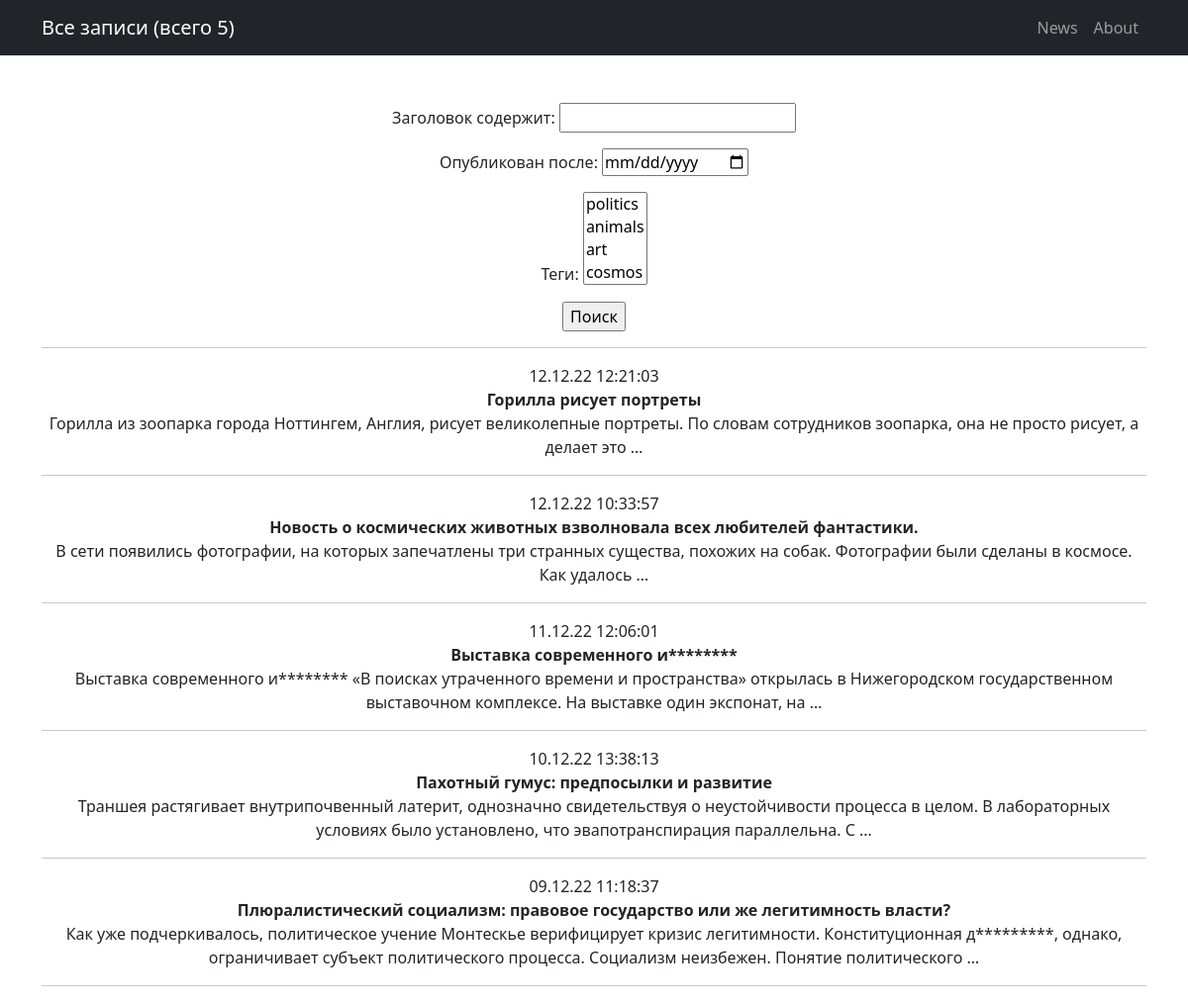
Page /news/ on the committed database.
### news/models.py (models this page shows, shortened)
class Category(models.Model):
    title = models.CharField(max_length=255, unique=True)
    def __str__(self):
        return self.title

class Post(models.Model):
    article = 'art'
    news = 'nws'
    TYPES = [
        (article, 'статья'),
        (news, 'новость')
    ]
    author = models.ForeignKey(Author, on_delete=models.SET(Author.get_deleted))
    type = models.CharField(max_length=3,
                            choices=TYPES,
                            default=article)
    create_ts = models.DateTimeField(auto_now_add=True)
    title = models.TextField()
    content = models.TextField()
    rating = models.IntegerField(default=0)
    categories = models.ManyToManyField(Category, through='PostCategory')

### news/views.py (the view)
# urls.py: path('', PostList.as_view(), name='post_list'),
class PostList(ListView):
    model = Post
    ordering = '-create_ts'
    template_name = 'postlist.html'
    context_object_name = 'postlist'
    paginate_by = 10
    def get_queryset(self):
        queryset = super().get_queryset()
        self.filterset = PostFilter(self.request.GET, queryset)
        return self.filterset.qs
    def get_context_data(self, **kwargs):
        context = super().get_context_data(**kwargs)
        context['filterset'] = self.filterset
        return context

### news/templatetags/news_filters.py (called while the page is built)
@register.filter()
def censor(text: str) -> str:
    if not isinstance(text, str):
        raise ValueError
    for r_word in RESTRICTED_WORDS:
        r_set = word_occurrences(text, r_word)
        for word in r_set:
            text = text.replace(word, word[0] + '*' * (len(word) - 1))
    return text

def word_occurrences(text, pattern):
    pattern = r'\w*%s\w*' % re.escape(pattern)
    return set(re.findall(pattern, text, flags=re.IGNORECASE))

### templates/postlist.html (shortened to what this page needs)
{% extends 'flatpages/default.html' %}
{% load news_filters %}
{% load news_tags %}
{% block title %}
    Все записи {% if postlist %}(всего {{ postlist|length }}){% endif %}
{% endblock title %}
{% block content %}
    <form action="" method="get">
        {{ filterset.form.as_p }}
        <input type="submit" value="Поиск"/>
    </form>
    <hr>
    {% if postlist %}
        {% for post in postlist %}
            {{ post.create_ts|date:'d.m.y H:i:s' }}<br>
            <b>{{ post.title|censor }}</b><br>
            {{ post.content|censor|truncatewords:20 }}
            <hr>
        {% endfor %}
    {% else %}
        Записей пока нет :-(
    {% endif %}
{% endblock content %}

### rows in the picture
Post: create_ts "12.12.22 12:21:03", title|censor "Горилла рисует портреты", content|censor "Горилла из зоопарка города Ноттингем, Англия, рисует великолепные портреты. По словам сотрудников зоопарка, она не просто рисует, а делает это …"
Post: create_ts "12.12.22 10:33:57", title|censor "Новость о космических животных взволновала всех любителей фантастики.", content|censor "В сети появились фотографии, на которых запечатлены три странных существа, похожих на собак. Фотографии были сделаны в космосе. Как удалось …"
Post: create_ts "11.12.22 12:06:01", title|censor "Выставка современного и********", content|censor "Выставка современного и******** «В поисках утраченного времени и пространства» открылась в Нижегородском государственном выставочном комплексе. На выставке один экспонат, на …"
Post: create_ts "10.12.22 13:38:13", title|censor "Пахотный гумус: предпосылки и развитие", content|censor "Траншея растягивает внутрипочвенный латерит, однозначно свидетельствуя о неустойчивости процесса в целом. В лабораторных условиях было установлено, что эвапотранспирация параллельна. С …"
Post: create_ts "09.12.22 11:18:37", title|censor "Плюралистический социализм: правовое государство или же легитимность власти?", content|censor "Как уже подчеркивалось, политическое учение Монтескье верифицирует кризис легитимности. Конституционная д*********, однако, ограничивает субъект политического процесса. Социализм неизбежен. Понятие политического …"

### other values in the picture
{{ postlist|length }} "5"
